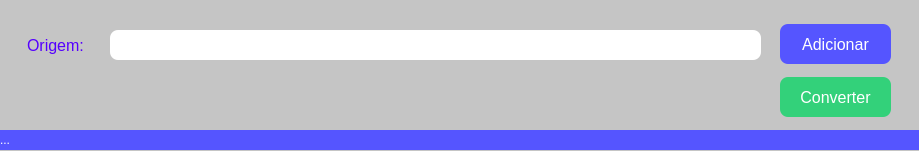
<?xml version="1.0" encoding="UTF-8"?>
<ui version="4.0">
 <class>Form</class>
 <widget class="QWidget" name="Form">
  <property name="geometry">
   <rect>
    <x>0</x>
    <y>0</y>
    <width>919</width>
    <height>151</height>
   </rect>
  </property>
  <property name="windowTitle">
   <string>Conversor de Vídeo (AVI e MP4) para GIF</string>
  </property>
  <property name="windowIcon">
   <iconset>
    <normaloff>icon.ico</normaloff>icon.ico</iconset>
  </property>
  <property name="styleSheet">
   <string notr="true">background-color: rgb(197, 197, 197);</string>
  </property>
  <widget class="QLabel" name="label">
   <property name="geometry">
    <rect>
     <x>27</x>
     <y>33</y>
     <width>72</width>
     <height>24</height>
    </rect>
   </property>
   <property name="font">
    <font>
     <pointsize>12</pointsize>
    </font>
   </property>
   <property name="styleSheet">
    <string notr="true">color: rgb(85, 0, 255);</string>
   </property>
   <property name="text">
    <string>Origem:</string>
   </property>
  </widget>
  <widget class="QPushButton" name="bt_ad_origem">
   <property name="geometry">
    <rect>
     <x>780</x>
     <y>24</y>
     <width>111</width>
     <height>40</height>
    </rect>
   </property>
   <property name="font">
    <font>
     <pointsize>12</pointsize>
    </font>
   </property>
   <property name="styleSheet">
    <string notr="true">  background-color: rgb(85, 85, 255);
  color: rgb(255, 255, 255);
  border-radius: 8px;</string>
   </property>
   <property name="text">
    <string>Adicionar</string>
   </property>
  </widget>
  <widget class="QLineEdit" name="txt_origem">
   <property name="geometry">
    <rect>
     <x>110</x>
     <y>30</y>
     <width>651</width>
     <height>30</height>
    </rect>
   </property>
   <property name="font">
    <font>
     <pointsize>10</pointsize>
    </font>
   </property>
   <property name="styleSheet">
    <string notr="true">border-radius: 8px;
background-color: rgb(255, 255, 255);</string>
   </property>
   <property name="frame">
    <bool>false</bool>
   </property>
  </widget>
  <widget class="QPushButton" name="bt_converter">
   <property name="geometry">
    <rect>
     <x>780</x>
     <y>77</y>
     <width>111</width>
     <height>40</height>
    </rect>
   </property>
   <property name="font">
    <font>
     <pointsize>12</pointsize>
    </font>
   </property>
   <property name="styleSheet">
    <string notr="true">background-color: rgb(51, 209, 122);
  color: rgb(255, 255, 255);
  border-radius: 8px;</string>
   </property>
   <property name="text">
    <string>Converter</string>
   </property>
  </widget>
  <widget class="QLabel" name="lb_status">
   <property name="geometry">
    <rect>
     <x>0</x>
     <y>130</y>
     <width>921</width>
     <height>20</height>
    </rect>
   </property>
   <property name="font">
    <font>
     <pointsize>9</pointsize>
    </font>
   </property>
   <property name="styleSheet">
    <string notr="true">color: rgb(255, 255, 255);
background-color: rgb(85, 85, 255);</string>
   </property>
   <property name="text">
    <string>...</string>
   </property>
  </widget>
 </widget>
 <resources/>
 <connections/>
</ui>
